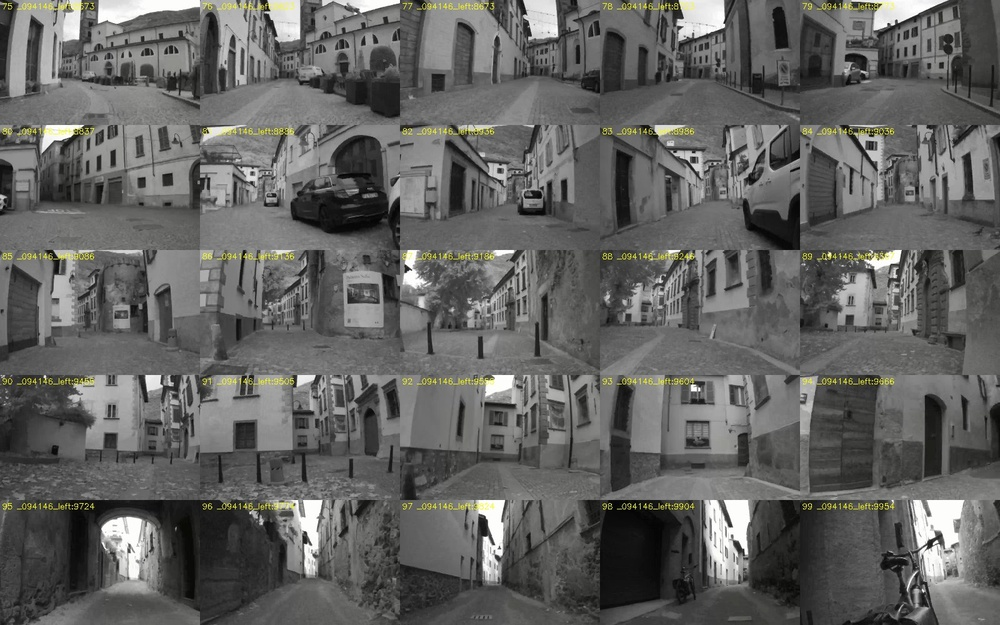
#> input picture projects/asmile/agents/rapporti/img/L1classi_certifica_asmile-001_3.jpg, 1000 x 625 px, shrunk from 1600 x 1000 before the run; its folder holds only this picture in this run
$ python -i l1_lines.py   (imports and definitions only)
#> lines starting #> are read from the running program, lines starting #| are printed output that depends on the picture; after the words box and inside, x2 and y2 are one past the last pixel; in counts of white or black regions, pixels touching at a corner belong together
#> further down, picture is the input picture: shape (625, 1000, 3); mean B, G, R 96.5, 98.4, 98.3
"""Strade 2 e 3 - passo 1: pezzi di bordo lunghi e quasi rettilinei dai fotogrammi A e B (grezzi, con distorsione).
Canny -> contorni -> spezzati con RDP (tolleranza 5 px) -> pezzi >= 90 px. Salva lines_{A,B}.pkl: lista (t, side, pts Nx2 float32 coordinate grezze)."""
import os,sys,pickle,collections,numpy as np,cv2
from multiprocessing import Pool
sys.path.insert(0,os.path.dirname(__file__))
from common import *
def pieces(img,minlen=90,eps=5.0):
#> called with minlen = 90, eps = 5
    g=cv2.GaussianBlur(img,(0,0),1.2);e=cv2.Canny(g,30,90)
#> after `e = cv2.Canny(g, 30, 90)`:
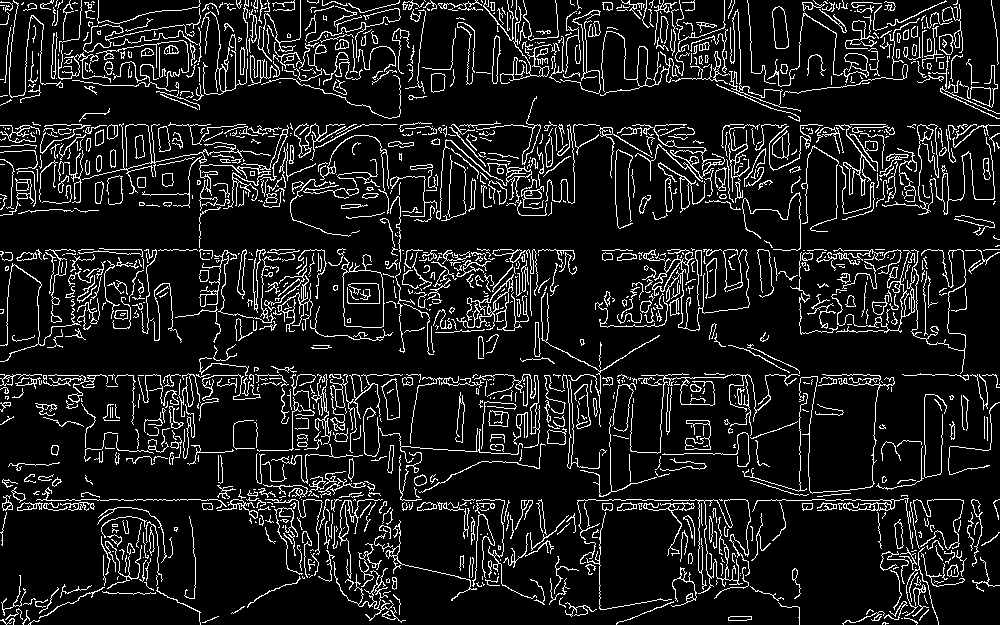
#> e: shape (625, 1000); 11.1% white in thin lines or dots
    e[:12]=0;e[-12:]=0;e[:,:12]=0;e[:,-12:]=0
#> after `e[:, -12:] = 0`:
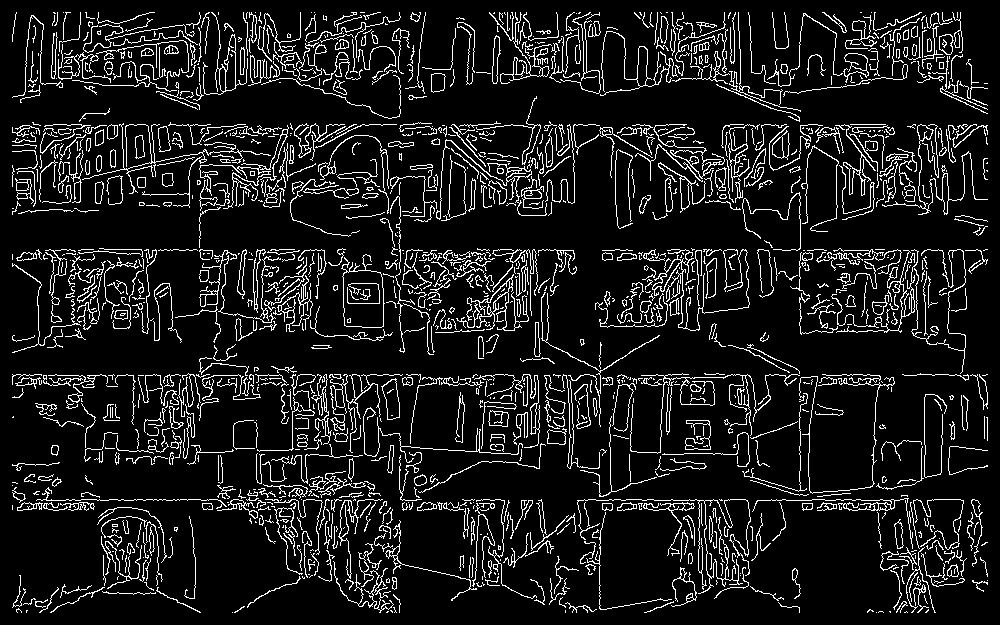
#> e: shape (625, 1000); 10.5% white in thin lines or dots
    cs,_=cv2.findContours(e,cv2.RETR_LIST,cv2.CHAIN_APPROX_NONE);out=[]
#> after `cs, _ = cv2.findContours(e, cv2.RETR_LIST, cv2.CHAIN_APPROX_NONE)`: cs = 1706 contours, 1299 with area under 20; largest, box (x1, y1, x2, y2) and area: (341, 254, 385, 328) 2209, (342, 270, 384, 328) 2182, (381, 378, 400, 420) 479, (382, 379, 400, 420) 468, (330, 374, 403, 453) 436
    for c in cs:
        c=c[:,0,:]
        if len(c)<minlen: continue
        # un contorno chiuso percorre il bordo due volte: tengo meta' (dedup grossolano)
        n=len(c)//2 if np.linalg.norm(c[0]-c[-1])<3 else len(c)
        c=c[:max(n,2)].astype(np.float32)
        ap=cv2.approxPolyDP(c.reshape(-1,1,2),eps,False)[:,0,:]
        # indici dei vertici nel contorno
        idx=[int(np.argmin(np.sum((c-v)**2,1))) for v in ap];idx=sorted(set(idx))
        for a,b in zip(idx[:-1],idx[1:]):
            if b-a>=minlen: out.append(c[a:b+1:2])
#> this loop made 1706 passes
#> c on passes 1, 2, 4: [[876, 612]], [[232, 612]], [[889, 611], [890, 612], [890, 611]]
#> after the loop, out = 20 point arrays, longest 91 points
    return out
def work(args):
    clipname,lst=args;V=clip(clipname);P=pairs();res=[]
    for k,t,side in lst:
        a,b,_=P[k];src=a if side=='A' else b
        im=clip(src[1])[src[2]]
        if im.mean()<25: continue
        for p in pieces(im): res.append((t,side,p))
    return res
# [9 lines not run here, left out]

>>> import cv2
>>> picture = cv2.imread('../../../../agents/rapporti/img/L1classi_certifica_asmile-001_3.jpg')
>>> result = pieces(picture)
#> result = 20 point arrays, longest 91 points

$ run again, on projects/asmile/agents/rapporti/img/L1classi_falsi_logger_conf070.jpg
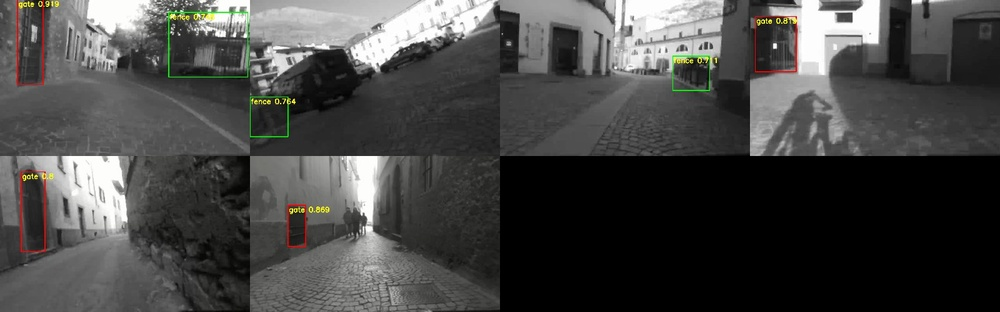
#> input picture projects/asmile/agents/rapporti/img/L1classi_falsi_logger_conf070.jpg, 1000 x 312 px, shrunk from 1600 x 500 before the run
#> picture is the input picture: shape (312, 1000, 3); mean B, G, R 69.8, 71, 71.2
#> in pieces, `e = cv2.Canny(g, 30, 90)`:
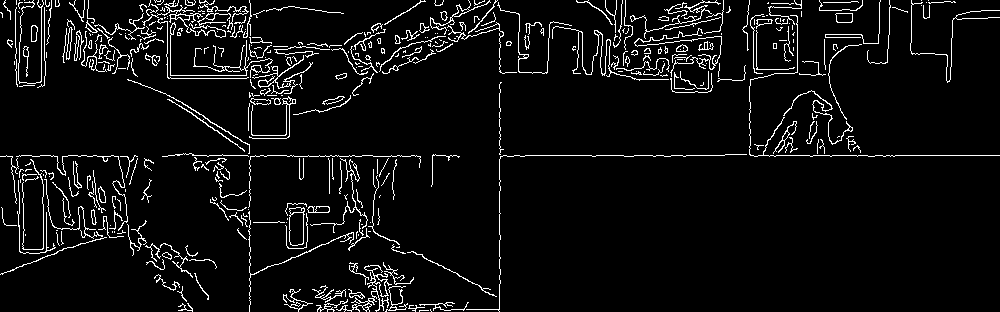
#> e: shape (312, 1000); 5.8% white in thin lines or dots
#> in pieces, `e[-12:] = 0`:
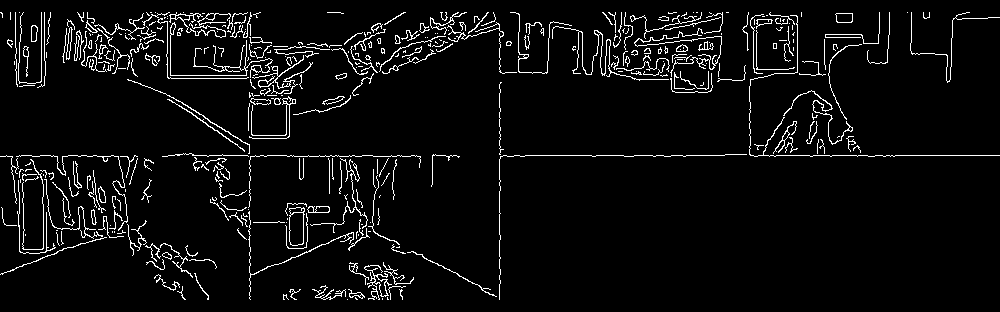
#> e: shape (312, 1000); 5.1% white in thin lines or dots
#> cs = 441 contours, 362 with area under 20; largest, box (x1, y1, x2, y2) and area: (289, 207, 305, 246) 510, (289, 212, 304, 246) 436, (169, 12, 231, 38) 176, (364, 265, 392, 300) 161, (835, 13, 853, 23) 144
#> the loop in pieces, `for c in cs:` made 441 passes
#> c on passes 1, 2, 32: [[347, 299]], [[382, 298], [382, 299]], [[358, 234], [358, 235]]
#> after the loop in pieces, `for c in cs:`: out = 9 point arrays, longest 113 points
